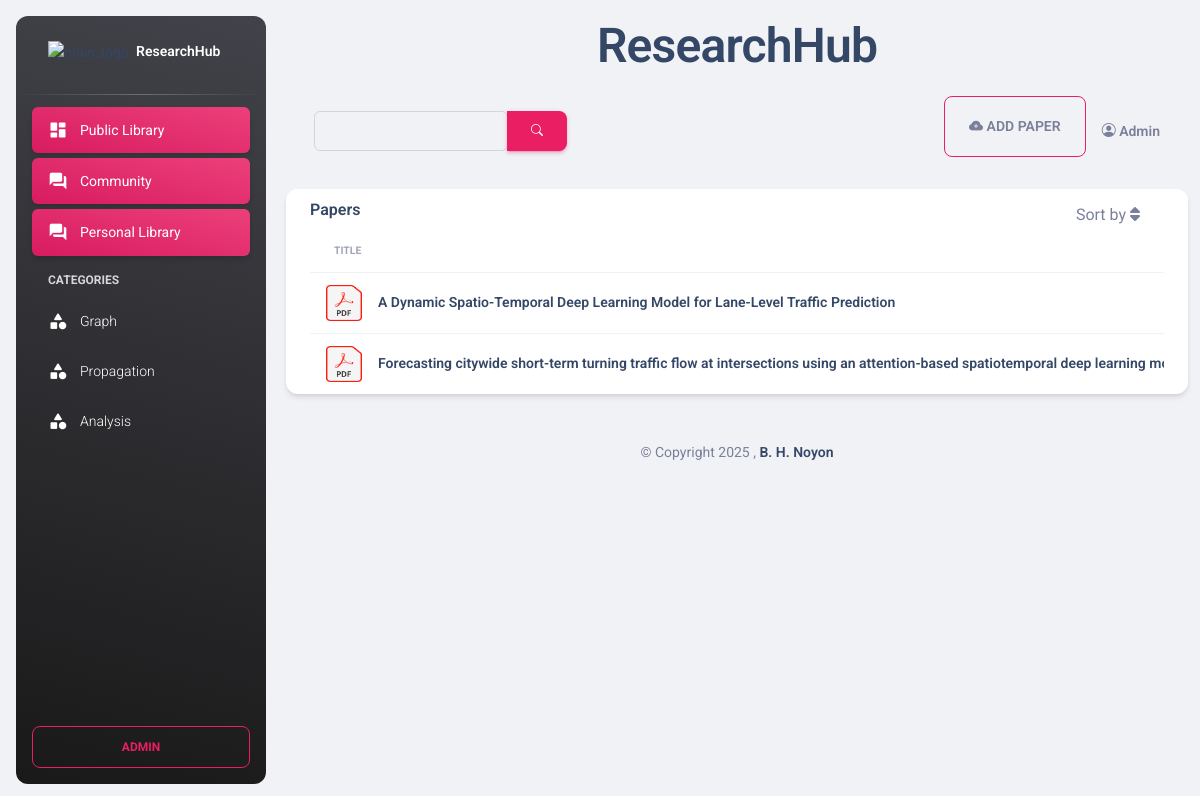
Page /category/2 on the committed database.
### appBrowser/models.py (models this page shows, shortened)
class Category(models.Model):
    name = models.CharField(max_length=100)
    description = models.CharField(max_length=100, null=True, blank=True)
    created_at = models.DateTimeField(default=datetime.now())

class PaperInfo(models.Model):
    class Visibility(models.TextChoices):
        PUBLIC = "public", "Public"
        PRIVATE = "private", "Private"
    title = models.CharField(max_length=200, null=True, blank=True, default='Not set')
    description = models.TextField(max_length=1000, null=True, blank=True, default='Not set')
    file = models.FileField(upload_to='media/')
    category = models.ManyToManyField(Category, blank=True, null=True)
    tag = models.ManyToManyField(Tag, blank=True, null=True)
    doi = models.CharField(max_length=200, null=True, blank=True, default='Not set')
    visibility = models.CharField(max_length=10, choices=Visibility.choices, default=Visibility.PRIVATE)
    created_at = models.DateTimeField(auto_now_add=True)
    updated_at = models.DateTimeField(auto_now=True)
    total_read = models.IntegerField(default=0)
    total_downloaded = models.IntegerField(default=0)
    owner = models.ForeignKey(User, on_delete=models.CASCADE,blank=True, null=True)

### appBrowser/views.py (the view)
# urls.py: path('category/<id>', views.category, name='category'),
def category(request, id):
    papers = PaperInfo.objects.filter(category__in=id)
    categories = Category.objects.all()
    return render(request, 'dashboard.html', {'papers': papers, 'categories': categories})

### templates/dashboard.html (shortened to what this page needs)
{% extends "root.html" %}
{% load static %}
{% block content %}
    {% include 'aside.html' %}
    <main class="main-content position-relative max-height-vh-100 h-100 border-radius-lg ">
        <div class="text-center mt-3">
            <h1>ResearchHub</h1>
        </div>
        {% include 'navbar.html' %}
        <div class="container-fluid py-1">
            <div class="row mb-4">
                <div class="mb-md-0 mb-4">
                    <div class="card">
                        <div class="card-header pb-0 pt-2">
                            <div class="row">
                                <div class="col-lg-6 col-7">
                                    <h6>Papers</h6>
                                </div>
                                <div class="col-lg-6 col-5 my-auto text-end">
                                    <div class="dropdown float-lg-end pe-4">
                                        <a class="cursor-pointer text-secondary" id="dropdownTable"
                                           data-bs-toggle="dropdown"
                                           aria-expanded="false">Sort by
                                            <i class="fa fa-sort text-secondary"></i>
                                        </a>
                                    </div>
                                </div>
                            </div>
                        </div>
                        <div class="card-body py-0 my-0">
                            <div class="table-responsive">
                                <table class="table align-items-center mb-0">
                                    <thead>
                                    <tr>
                                        <th class="text-uppercase text-secondary text-xxs font-weight-bolder opacity-7">
                                            Title
                                        </th>
                                    </tr>
                                    </thead>
                                    <tbody>
                                    {% for paper in papers %}
                                        <tr>
                                            <td>
                                                <div class="d-flex px-2 py-1">
                                                    <div>
                                                        <img src="{% static 'img/pdf.png' %}"
                                                             class=" avatar-sm me-3" alt="xd">
                                                    </div>
                                                    <div class="d-flex flex-column justify-content-center">
                                                        <h6 class="mb-0 text-sm">{{ paper.title }}</h6>
                                                    </div>
                                                </div>
                                            </td>
                                        </tr>
                                    {% endfor %}
                                    </tbody>
                                </table>
                            </div>
                        </div>
                    </div>
                </div>
            </div>
            {% include 'footer.html' %}
        </div>
    </main>
{% endblock %}

### templates/aside.html (shortened to what this page needs)
{% load static %}
<aside class="sidenav navbar navbar-vertical navbar-expand-xs border-0 border-radius-xl my-3 fixed-start ms-3   bg-gradient-dark"
       id="sidenav-main">
    <div class="sidenav-header">
        <a class="navbar-brand m-0" href="/">
            <img src="{% static 'img/research.png' %}" class="navbar-brand-img h-100" alt="main_logo">
            <span class="ms-1 font-weight-bold text-white">ResearchHub</span>
        </a>
    </div>
    <hr class="horizontal light mt-0 mb-2">
    <div class="collapse navbar-collapse  w-auto " id="sidenav-collapse-main">
        <ul class="navbar-nav">
            <li class="nav-item">
                <a class="nav-link text-white active bg-gradient-primary" href="/">
                    <div class="text-white text-center me-2 d-flex align-items-center justify-content-center">
                        <i class="material-icons opacity-10">dashboard</i>
                    </div>
                    <span class="nav-link-text ms-1">Public Library</span>
                </a>
            </li>
            <li class="nav-item">
                <a class="nav-link text-white active bg-gradient-primary" href="{% url 'community' %}">
                    <div class="text-white text-center me-2 d-flex align-items-center justify-content-center">
                        <i class="material-icons opacity-10">forum</i>
                    </div>
                    <span class="nav-link-text ms-1">Community</span>
                </a>
            </li>
            <li class="nav-item">
                <a class="nav-link text-white active bg-gradient-primary" href="{% url 'mylibrary' %}">
                    <div class="text-white text-center me-2 d-flex align-items-center justify-content-center">
                        <i class="material-icons opacity-10">forum</i>
                    </div>
                    <span class="nav-link-text ms-1">Personal Library</span>
                </a>
            </li>
            <li class="nav-item mt-3">
                <h6 class="ps-4 ms-2 text-uppercase text-xs text-white font-weight-bolder opacity-8">Categories</h6>
            </li>
            {% for category in categories %}
                <li class="nav-item">
                    <a class="nav-link text-white " href="{% url 'category' category.id %}">
                        <div class="text-white text-center me-2 d-flex align-items-center justify-content-center">
                            <i class="material-icons opacity-10">category</i>
                        </div>
                        <span class="nav-link-text ms-1">{{ category.name }}</span>
                    </a>
                </li>
            {% endfor %}
        </ul>
    </div>
    <div class="sidenav-footer position-absolute w-100 bottom-0 ">
        <div class="mx-3">
            <a class="btn btn-outline-primary mt-4 w-100"
               href="/admin"
               type="button">Admin</a>
        </div>
    </div>
</aside>

### rows in the picture
Category: name "Graph"
Category: name "Propagation"
Category: name "Analysis"
PaperInfo: title "A Dynamic Spatio-Temporal Deep Learning Model for Lane-Level Traffic Prediction"
PaperInfo: title "Forecasting citywide short-term turning traffic flow at intersections using an attention-based spatiotemporal deep learning…"
